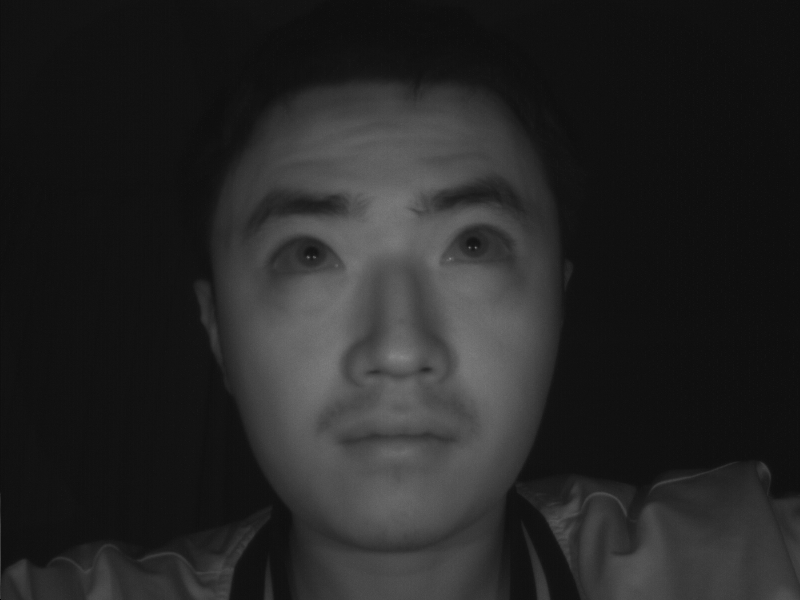
//> input picture 1.bmp, 800 x 600 px
$ ./pupil   (built with g++ and OpenCV 4)
//> lines starting //> are read from the running program, lines starting //| are printed output that depends on the picture; after the words box and inside, x2 and y2 are one past the last pixel; in counts of white or black regions, pixels touching at a corner belong together
#include <opencv2/opencv.hpp>
#include <iostream>

int main() {
    // 加载明瞳图像和暗瞳图像
    cv::Mat image_light = cv::imread("1.bmp", cv::IMREAD_GRAYSCALE);
//> image_light is the input picture: 600 rows x 800 cols, CV_8UC1; min 0, max 135, mean 37.7
    cv::Mat image_dark = cv::imread("2.bmp", cv::IMREAD_GRAYSCALE);
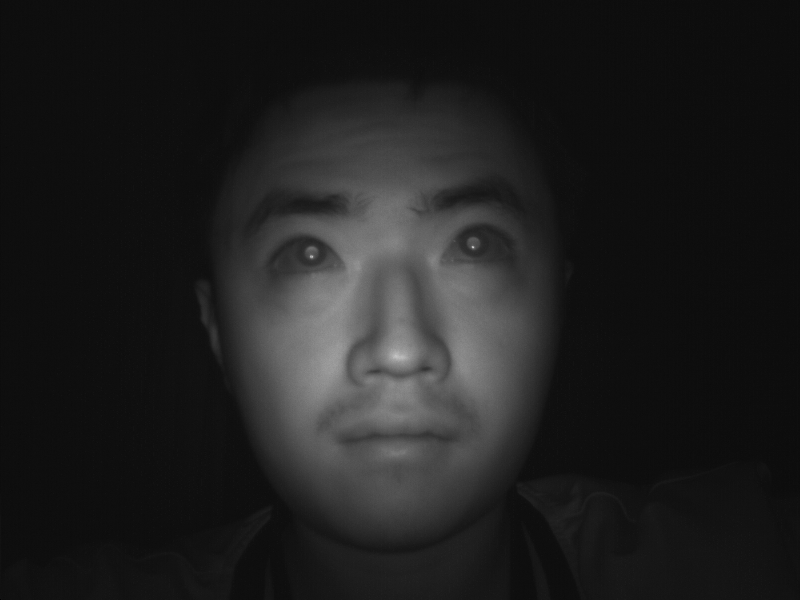
//> input picture 2.bmp, 800 x 600 px
//> image_dark is the input picture: 600 rows x 800 cols, CV_8UC1; min 0, max 203, mean 30.9

    // 检查图像是否加载成功
    if (image_light.empty() || image_dark.empty()) {
        std::cerr << "Error: Unable to load images!" << std::endl;
        return -1;
    }

    // Step 1: 明瞳图像减去暗瞳图像，得到瞳孔位置
    cv::Mat pupil_position;
    cv::absdiff(image_light, image_dark, pupil_position);
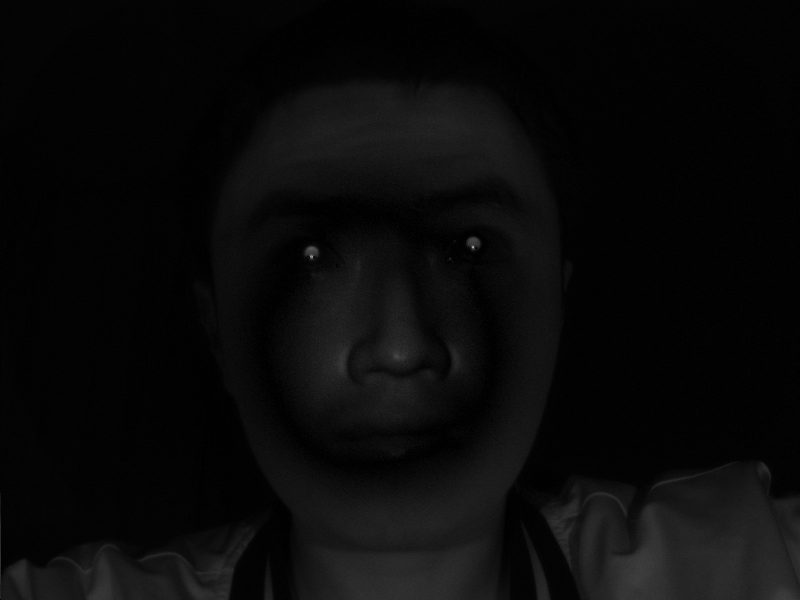
//> pupil_position: 600 rows x 800 cols, CV_8UC1; min 0, max 174, mean 9.7

    // Step 2: 将明瞳图像上的瞳孔区域去除
    cv::Mat pupil_removed;
    cv::subtract(image_light, pupil_position, pupil_removed);
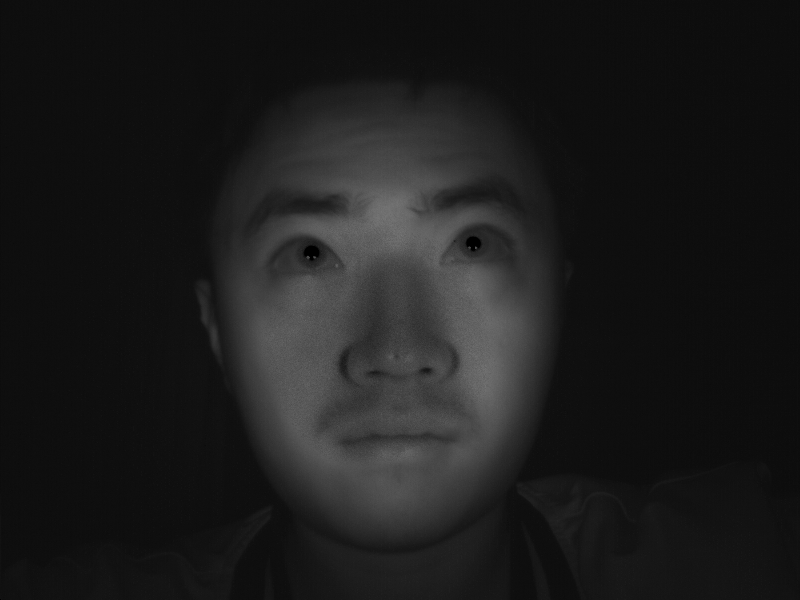
//> pupil_removed: 600 rows x 800 cols, CV_8UC1; min 0, max 119, mean 28.1

    // Step 3: 用暗瞳图像减去上一部分，得到反射亮斑位置
    cv::Mat reflection_spot;
    cv::subtract(image_dark, pupil_removed, reflection_spot);
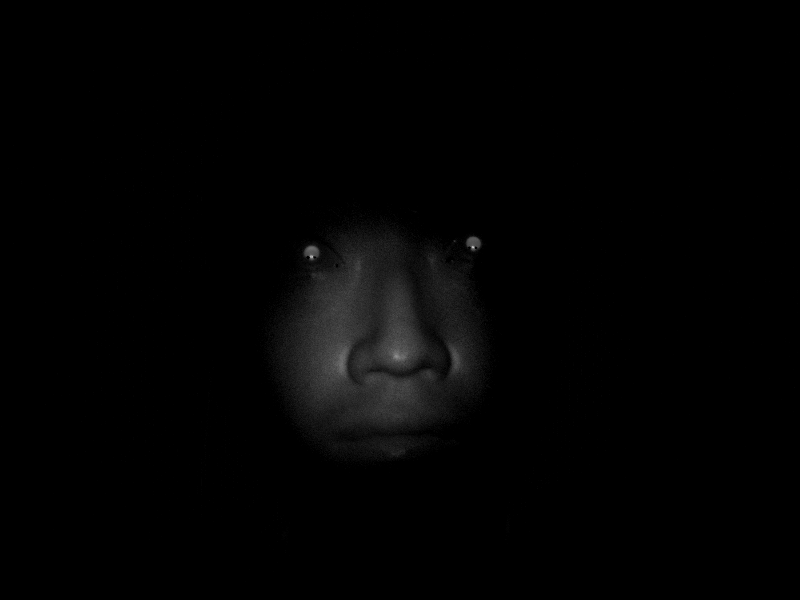
//> reflection_spot: 600 rows x 800 cols, CV_8UC1; min 0, max 203, mean 2.9

    // 显示结果
    cv::imshow("Reflection Spot", reflection_spot);
    cv::imwrite("pupil_position.jpg", pupil_position);
    cv::imwrite("pupil_removed.jpg", pupil_removed);
    cv::imwrite("reflection_spot.jpg", reflection_spot);

    cv::Mat reflection = cv::imread("reflection_spot.jpg", cv::IMREAD_GRAYSCALE);
//> reflection: 600 rows x 800 cols, CV_8UC1; min 0, max 203, mean 2.9

    // 检查图像是否加载成功
    if (reflection.empty()) {
        std::cerr << "Error: Unable to load image!" << std::endl;
        return -1;
    }
    // CLAHE 提高对比度
    cv::Mat enhanced;
    cv::Ptr<cv::CLAHE> clahe = cv::createCLAHE(3.0, cv::Size(8, 8));  // 设定 CLAHE 参数
    clahe->apply(reflection, enhanced);
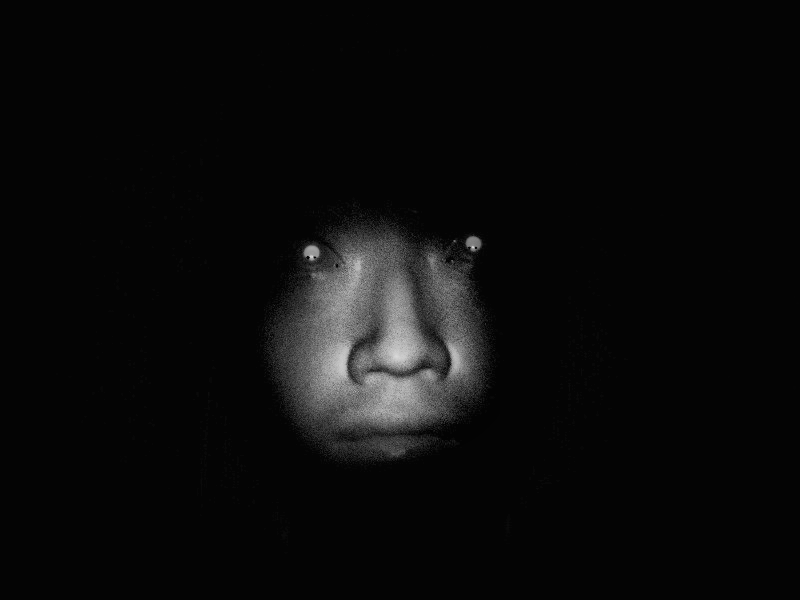
//> enhanced: 600 rows x 800 cols, CV_8UC1; min 3, max 218, mean 11.3

    // 高斯模糊，减少噪声
    cv::Mat blurred;
    cv::GaussianBlur(reflection, blurred, cv::Size(5, 5), 1.5);

    // Canny 边缘检测
    cv::Mat edges;
    cv::Canny(blurred, edges, 50, 150);  // Canny算法的低阈值和高阈值
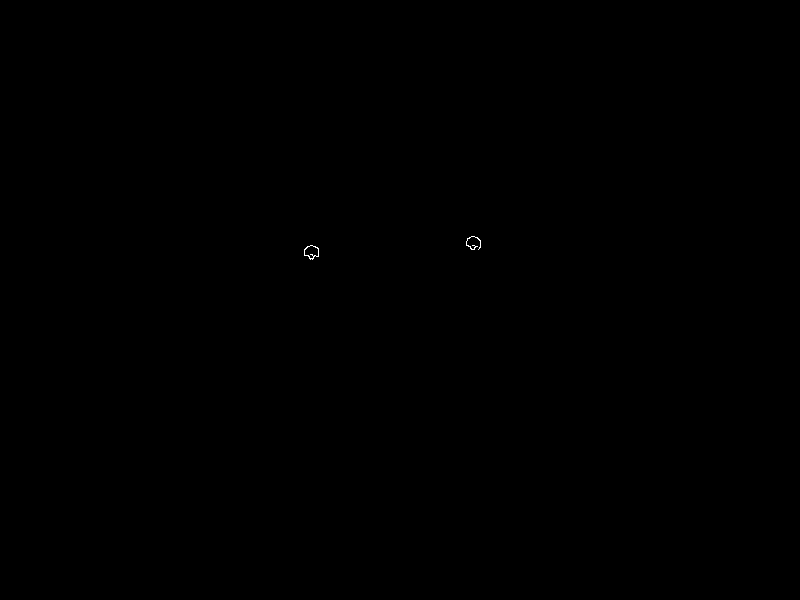
//> edges: 600 rows x 800 cols, CV_8UC1; 0.02% white in thin lines or dots, all inside (x1, y1, x2, y2) = (304, 236, 481, 260)
    // 形态学闭运算
    cv::Mat closed;
    cv::Mat kernel = cv::getStructuringElement(cv::MORPH_ELLIPSE, cv::Size(10, 10));  // 使用椭圆形结构元素
    cv::morphologyEx(edges, closed, cv::MORPH_CLOSE, kernel);
//> closed: 600 rows x 800 cols, CV_8UC1; 0.07% white; 2 white regions
    // 显示边缘图像
    cv::imshow("Canny Edges", edges);
    cv::imshow("Morphological Closing", closed);
    // 获取轮廓并拟合圆形
    std::vector<std::vector<cv::Point>> contours;
    cv::findContours(closed, contours, cv::RETR_TREE, cv::CHAIN_APPROX_SIMPLE);
//> contours = 2 contours; box (x1, y1, x2, y2) and area: (305, 246, 320, 260) 146, (467, 237, 482, 250) 144

    // 创建一个用于显示结果的图像
    cv::Mat result = cv::Mat::zeros(closed.size(), CV_8UC3); // 创建一个彩色图像，方便绘制圆形

    for (size_t i = 0; i < contours.size(); i++) {
        // 拟合最小外接圆
        cv::Point2f center;
        float radius;
        cv::minEnclosingCircle(contours[i], center, radius);

        // 增加绘制精度，圆的线条可以增加到细的1像素
        cv::circle(result, center, cvRound(radius), cv::Scalar(0, 255, 0), 1);  // 绿色圆形
        cv::circle(result, center, 1, cv::Scalar(0, 0, 255), -1);  // 圆心红色标记

        // 输出拟合圆心和半径的精度
        std::cout << "Circle center: " << center << ", radius: " << radius << std::endl;
    }
//> this loop made 2 passes
//> (center, radius) on passes 1 to 2: (Point(312, 251.5), 7.83), (Point(474.2, 242.5), 7.65)
//| Circle center: [312, 251.5], radius: 7.82634
//| Circle center: [474.217, 242.46], radius: 7.65133

    // 显示结果
    cv::imshow("Fitted Circles", result);

    // 保存结果
    cv::imwrite("fitted_circles.jpg", result);

    // 加载反射亮斑图像（灰度图）和拟合圆形图像（彩色图）

    cv::Mat fitted_circles = cv::imread("fitted_circles.jpg", cv::IMREAD_COLOR);

    // 检查图像是否加载成功
    if (reflection_spot.empty() || fitted_circles.empty()) {
        std::cerr << "Error: Unable to load images!" << std::endl;
        return -1;
    }

    // 将反射亮斑图像从灰度转换为彩色
    cv::Mat reflection_color;
    cv::cvtColor(reflection_spot, reflection_color, cv::COLOR_GRAY2BGR);  // 转换为彩色图像

    // 调整两张图的大小，使它们能够相加
    if (reflection_color.size() != fitted_circles.size()) {
        cv::resize(fitted_circles, fitted_circles, reflection_color.size());
    }

    // 合并两张图，保持彩色标注

    cv::addWeighted(reflection_color, 0.7, fitted_circles, 0.3, 0, result);
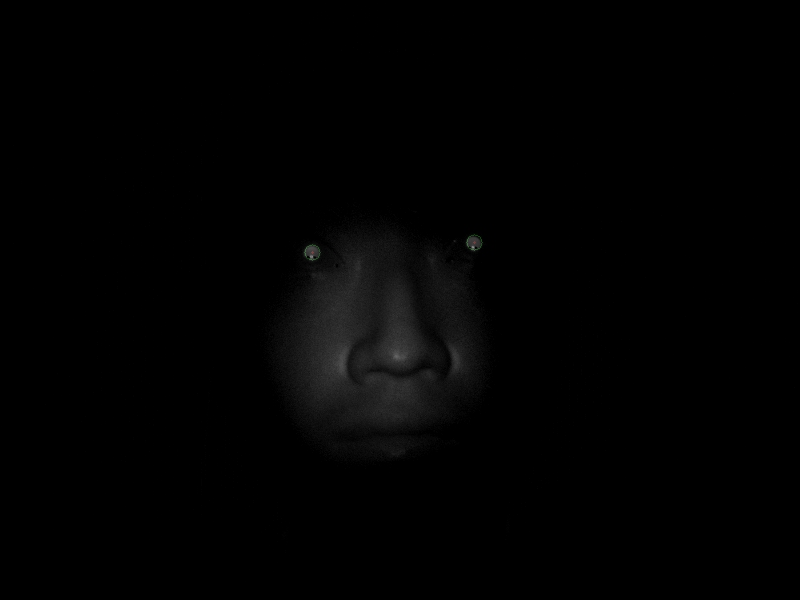
//> result: 600 rows x 800 cols, CV_8UC3; mean B, G, R 2, 2, 2

    // 显示合并结果
    cv::imshow("Combined Result", result);

    // 保存合并后的图像
    cv::imwrite("combined_result.jpg", result);


    // 等待按键退出
    cv::waitKey(0);
    return 0;
}
